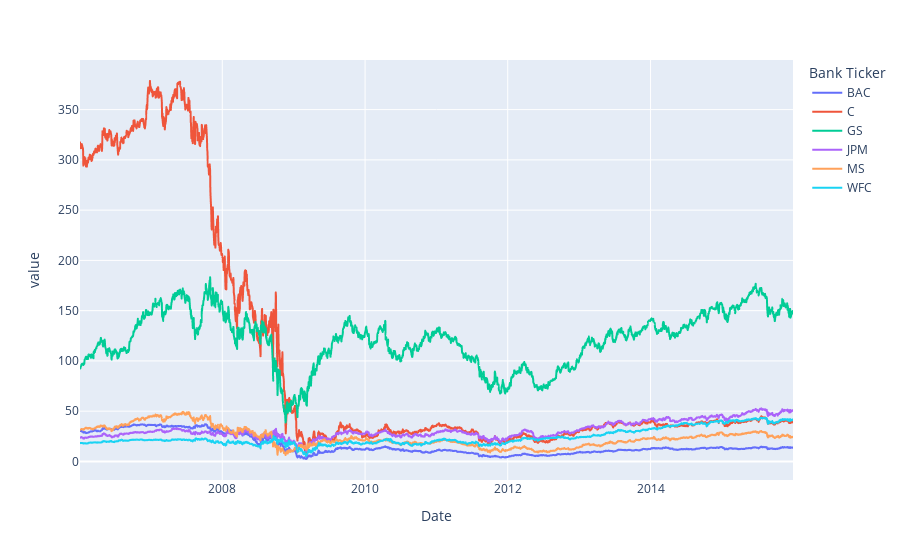

Notebook code for this chart:
### Code cell
#bank_stocks.xs(key='Close',level=1,axis=1).plot(figsize=(12,4))
#plt.legend(loc='best')

px.line(bank_stocks.xs(key='Close', level=1, axis=1))

### Figure 1 — Plotly figure (JSON) as saved in the notebook; plotly's stock layout.template omitted (floating-point values rounded to 4 significant figures; data arrays with more than 128 entries replaced by an {"elided": "..."} marker saying what was removed)
{"data": [{"hovertemplate": "Bank Ticker=BAC<br>Date=%{x}<br>value=%{y}<extra></extra>", "legendgroup": "BAC", "line": {"color": "#636efa", "dash": "solid"}, "marker": {"symbol": "circle"}, "mode": "lines", "name": "BAC", "showlegend": true, "type": "scattergl", "x": {"elided": "2517 str values"}, "xaxis": "x", "y": {"elided": "2517 float values"}, "yaxis": "y"}, {"hovertemplate": "Bank Ticker=C<br>Date=%{x}<br>value=%{y}<extra></extra>", "legendgroup": "C", "line": {"color": "#EF553B", "dash": "solid"}, "marker": {"symbol": "circle"}, "mode": "lines", "name": "C", "showlegend": true, "type": "scattergl", "x": {"elided": "2517 str values"}, "xaxis": "x", "y": {"elided": "2517 float values"}, "yaxis": "y"}, {"hovertemplate": "Bank Ticker=GS<br>Date=%{x}<br>value=%{y}<extra></extra>", "legendgroup": "GS", "line": {"color": "#00cc96", "dash": "solid"}, "marker": {"symbol": "circle"}, "mode": "lines", "name": "GS", "showlegend": true, "type": "scattergl", "x": {"elided": "2517 str values"}, "xaxis": "x", "y": {"elided": "2517 float values"}, "yaxis": "y"}, {"hovertemplate": "Bank Ticker=JPM<br>Date=%{x}<br>value=%{y}<extra></extra>", "legendgroup": "JPM", "line": {"color": "#ab63fa", "dash": "solid"}, "marker": {"symbol": "circle"}, "mode": "lines", "name": "JPM", "showlegend": true, "type": "scattergl", "x": {"elided": "2517 str values"}, "xaxis": "x", "y": {"elided": "2517 float values"}, "yaxis": "y"}, {"hovertemplate": "Bank Ticker=MS<br>Date=%{x}<br>value=%{y}<extra></extra>", "legendgroup": "MS", "line": {"color": "#FFA15A", "dash": "solid"}, "marker": {"symbol": "circle"}, "mode": "lines", "name": "MS", "showlegend": true, "type": "scattergl", "x": {"elided": "2517 str values"}, "xaxis": "x", "y": {"elided": "2517 float values"}, "yaxis": "y"}, {"hovertemplate": "Bank Ticker=WFC<br>Date=%{x}<br>value=%{y}<extra></extra>", "legendgroup": "WFC", "line": {"color": "#19d3f3", "dash": "solid"}, "marker": {"symbol": "circle"}, "mode": "lines", "name": "WFC", "showlegend": true, "type": "scattergl", "x": {"elided": "2517 str values"}, "xaxis": "x", "y": {"elided": "2517 float values"}, "yaxis": "y"}], "layout": {"legend": {"title": {"text": "Bank Ticker"}, "tracegroupgap": 0}, "margin": {"t": 60}, "xaxis": {"anchor": "y", "domain": [0, 1], "title": {"text": "Date"}}, "yaxis": {"anchor": "x", "domain": [0, 1], "title": {"text": "value"}}}}
